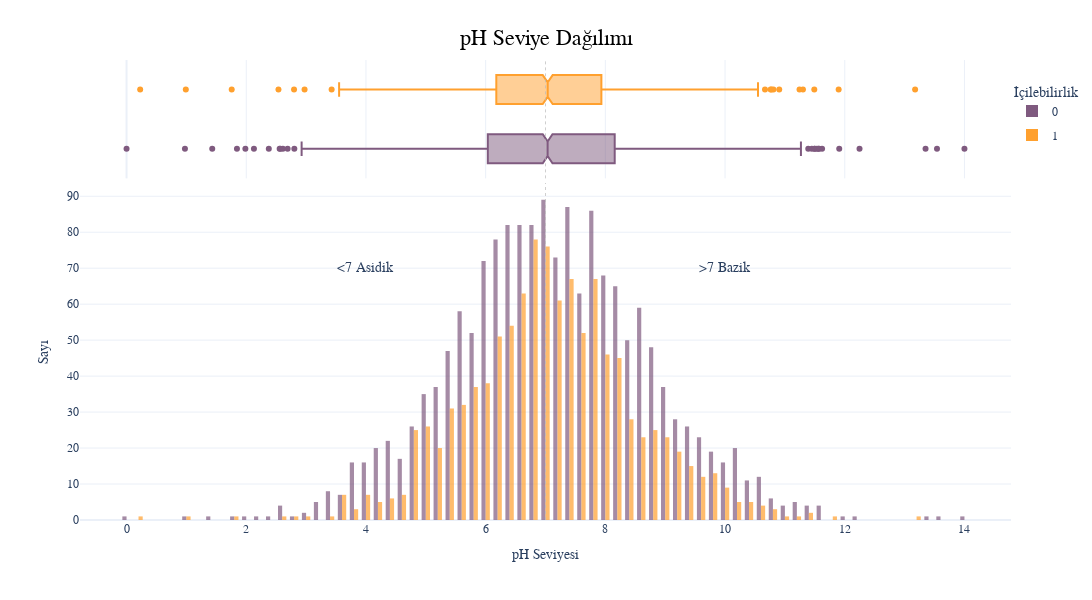

The cell this chart's notebook holds for it:
### Markdown cell above
**pH**, suyun asitlik veya bazlık derecesini ölçen bir parametredir. pH değeri 0 ile 14 arasında ölçülür, 7 nötr bir pH değerini temsil eder (su). pH değeri 7'den küçükse asidik, 7'den büyükse bazik olarak kabul edilir.

pH seviyesi suyun içilebilirliğini doğrudan etkileyebilir. Genel olarak, içme suyu için en uygun pH aralığı 6.5 ile 8.5 arasındadır. Bu pH aralığında, su tüketimi genellikle insan sağlığı için güvenlidir. Ancak, pH değeri bu aralığın dışında ise bazı olumsuz etkiler görülebilir:

Düşük pH (Asidik Su): Su çok düşük bir pH değerine sahipse (örneğin, asit yağmuru nedeniyle), metal boruları veya su depolarını aşındırabilir. Ayrıca, içindeki metallerin suda çözünmesine neden olabilir, bu da suyun içilebilirliğini azaltabilir.

Yüksek pH (Bazik Su): Su çok yüksek bir pH değerine sahipse, tadı kötü olabilir ve bazı insanlar için içimi zor olabilir. Ayrıca, yüksek pH, suyun içinde çözünmüş minerallerin çökelmesine neden olabilir, bu da suyun kalitesini etkileyebilir.

Bu nedenle, içme suyunun pH değeri, hem tüketim kalitesi hem de tesisat sistemlerinin korunması açısından önemli bir parametredir. pH seviyesinin belirli aralıklarda tutulması, suyun güvenli ve sağlıklı olmasını sağlamak için önemlidir.

### Code cell
fig = px.histogram(df,x='ph',y=Counter(df['ph']),color='İçilebilirlik',template='plotly_white',
                  marginal='box',opacity=0.7,nbins=100,color_discrete_sequence=[colors_purple[3],colors_orange[3]],
                  barmode='group',histfunc='count')

fig.add_vline(x=7, line_width=1, line_color=colors_gray[1],line_dash='dot',opacity=0.7)

fig.add_annotation(text='<7 Asidik', x=4, y=70, showarrow=False, font_size=14)
fig.add_annotation(text='>7 Bazik', x=10, y=70, showarrow=False, font_size=14)

fig.update_layout(
    font_family='poppins',
    title=dict(text='pH Seviye Dağılımı', x=0.5, y=0.95, font=dict(color='black', size=22)),
    xaxis_title_text='pH Seviyesi',
    yaxis_title_text='Sayı',
    legend=dict(x=1, y=0.96, bordercolor='black', borderwidth=0, tracegroupgap=5),
    bargap=0.3,
    height=600,
    width=1600
)
fig.show()

### Figure 1 — Plotly figure (JSON) as saved in the notebook; plotly's stock layout.template omitted (floating-point values rounded to 4 significant figures; data arrays with more than 128 entries replaced by an {"elided": "..."} marker saying what was removed)
{"data": [{"alignmentgroup": "True", "bingroup": "x", "histfunc": "count", "hovertemplate": "İçilebilirlik=0<br>ph=%{x}<br>count=%{y}<extra></extra>", "legendgroup": "0", "marker": {"color": "#7F5A7F", "opacity": 0.7, "pattern": {"shape": ""}}, "name": "0", "nbinsx": 100, "offsetgroup": "0", "orientation": "v", "showlegend": true, "type": "histogram", "x": {"elided": "1998 float values"}, "xaxis": "x", "y": {"elided": "1998 int values"}, "yaxis": "y"}, {"alignmentgroup": "True", "hovertemplate": "İçilebilirlik=0<br>ph=%{x}<extra></extra>", "legendgroup": "0", "marker": {"color": "#7F5A7F"}, "name": "0", "notched": true, "offsetgroup": "0", "showlegend": false, "type": "box", "x": {"elided": "1998 float values"}, "xaxis": "x2", "yaxis": "y2"}, {"alignmentgroup": "True", "bingroup": "x", "histfunc": "count", "hovertemplate": "İçilebilirlik=1<br>ph=%{x}<br>count=%{y}<extra></extra>", "legendgroup": "1", "marker": {"color": "#FFA02E", "opacity": 0.7, "pattern": {"shape": ""}}, "name": "1", "nbinsx": 100, "offsetgroup": "1", "orientation": "v", "showlegend": true, "type": "histogram", "x": {"elided": "1278 float values"}, "xaxis": "x", "y": {"elided": "1278 int values"}, "yaxis": "y"}, {"alignmentgroup": "True", "hovertemplate": "İçilebilirlik=1<br>ph=%{x}<extra></extra>", "legendgroup": "1", "marker": {"color": "#FFA02E"}, "name": "1", "notched": true, "offsetgroup": "1", "showlegend": false, "type": "box", "x": {"elided": "1278 float values"}, "xaxis": "x2", "yaxis": "y2"}], "layout": {"annotations": [{"font": {"size": 14}, "showarrow": false, "text": "<7 Asidik", "x": 4, "y": 70}, {"font": {"size": 14}, "showarrow": false, "text": ">7 Bazik", "x": 10, "y": 70}], "bargap": 0.3, "barmode": "group", "font": {"family": "poppins"}, "height": 600, "legend": {"bordercolor": "black", "borderwidth": 0, "title": {"text": "İçilebilirlik"}, "tracegroupgap": 5, "x": 1, "y": 0.96}, "margin": {"t": 60}, "shapes": [{"line": {"color": "#BBBBBB", "dash": "dot", "width": 1}, "opacity": 0.7, "type": "line", "x0": 7, "x1": 7, "xref": "x", "y0": 0, "y1": 1, "yref": "y domain"}, {"line": {"color": "#BBBBBB", "dash": "dot", "width": 1}, "opacity": 0.7, "type": "line", "x0": 7, "x1": 7, "xref": "x2", "y0": 0, "y1": 1, "yref": "y2 domain"}], "title": {"font": {"color": "black", "size": 22}, "text": "pH Seviye Dağılımı", "x": 0.5, "y": 0.95}, "width": 1600, "xaxis": {"anchor": "y", "domain": [0, 1], "title": {"text": "pH Seviyesi"}}, "xaxis2": {"anchor": "y2", "domain": [0, 1], "matches": "x", "showgrid": true, "showticklabels": false}, "yaxis": {"anchor": "x", "domain": [0, 0.7326], "title": {"text": "Sayı"}}, "yaxis2": {"anchor": "x2", "domain": [0.7426, 1], "matches": "y2", "showgrid": false, "showline": false, "showticklabels": false, "ticks": ""}}}
